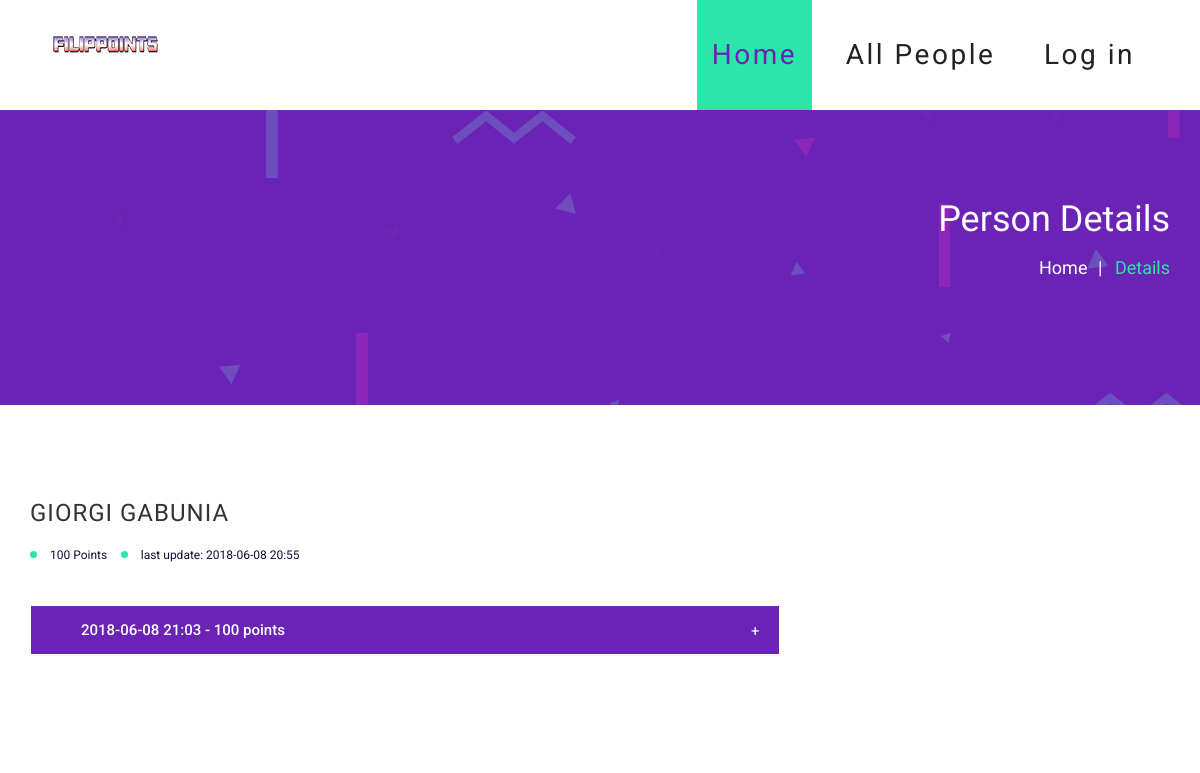
The app's page /details/1/, older data.
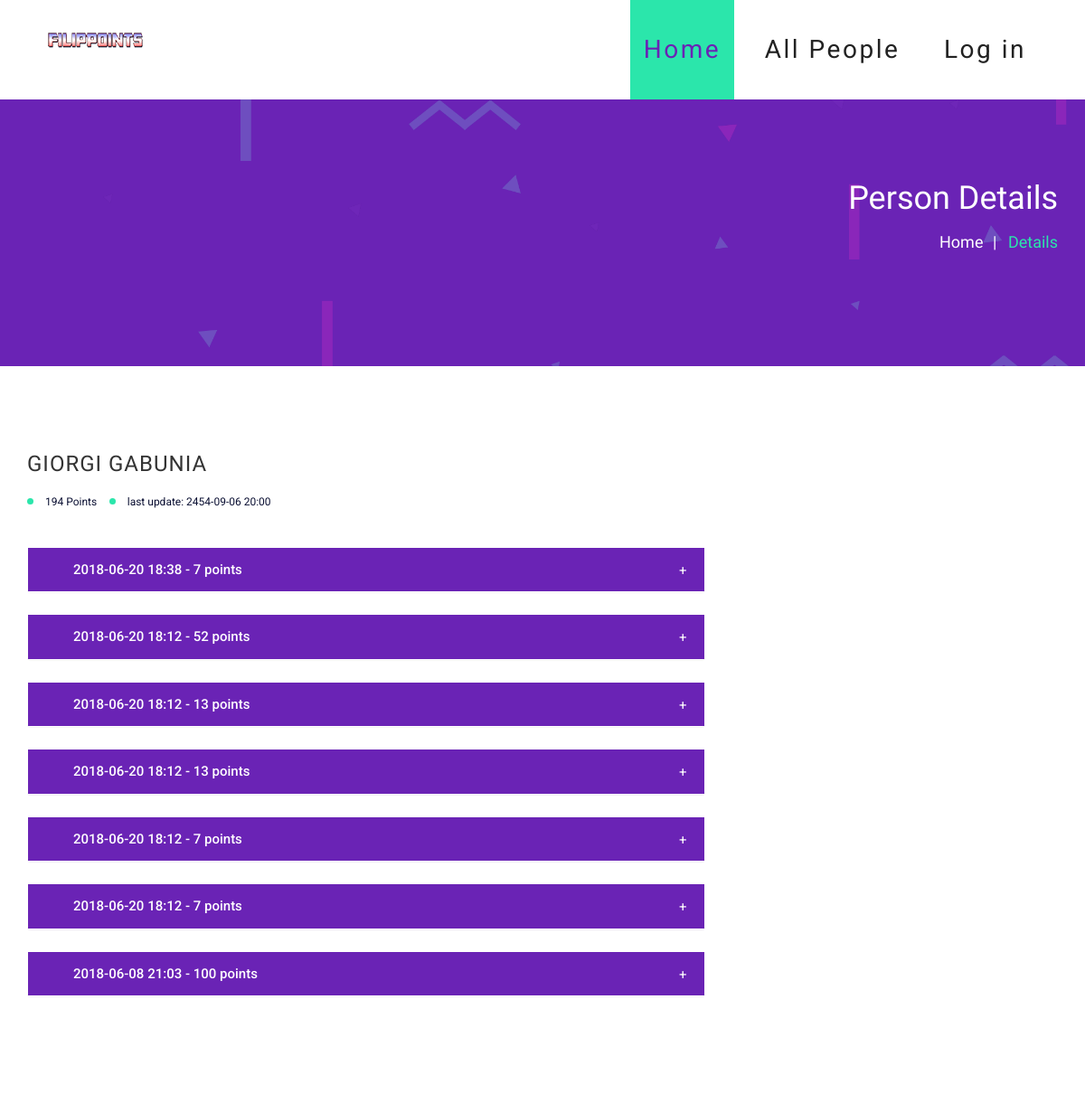
The same page, newer data.
### fp_app/models.py (models this page shows, shortened)
class Person(models.Model):
    first_name = models.CharField(max_length = 256)
    last_name = models.CharField(max_length = 256, blank = True)
    points = models.IntegerField(default = 0)
    last_update = models.DateTimeField(default = datetime.now)
    def __str__(self):
        return "{0} {1}".format(self.first_name, self.last_name)

class AddedPoints(models.Model):
    person = models.ForeignKey('Person', on_delete=models.CASCADE, related_name='points_history')
    description = models.TextField()
    awarded_points = models.IntegerField()
    date = models.DateTimeField(default = datetime.now)
    class Meta():
        ordering = ['-date']

### fp_app/views.py (the view)
# urls.py: path('details/<int:pk>/', views.PersonDetail.as_view(), name = "details"),
class PersonDetail(DetailView):
    model = models.Person

### fp_app/templates/fp_app/person_detail.html (shortened to what this page needs)
{% extends "base.html" %}
{% block content %}
	<div class="page-top-section">
		<div class="overlay"></div>
		<div class="container text-right">
			<div class="page-info">
				<h2>Person Details</h2>
				<div class="page-links">
					<a href="/">Home</a>
					<span>Details</span>
				</div>
			</div>
		</div>
	</div>
	<div class="page-section spad">
		<div class="container">
			<div class="row">
				<div class="col-md-8 col-sm-7 blog-posts">
					<div class="single-post">
						<div class="post-content">
							<h2 class="post-title">{{object}}</h2>
							<div class="post-meta">
								<a>{{object.points}} Points</a>
								<a>last update: {{object.last_update|date:'Y-m-d H:i'}}</a>
							</div>
							<div class="site-accordions">
                  {% if object.points_history.all %}
									<div class="panel-group" id="accordion">
                      {% for item in object.points_history.all %}
										<div class="panel">
											<div class="panel-heading">
												<h4 class="panel-title">  {{item.date|date:'Y-m-d H:i'}} - {{item.awarded_points}} points</h4>
												<a data-toggle="collapse" data-parent="#accordion" href="#accordion{{item.pk}}" class="collapsed" aria-expanded="false"></a>
											</div>
										</div>
                    {% endfor %}
									</div>
                  {% endif %}
								</div>
						</div>
					</div>
				</div>
				<div class="col-md-4 col-sm-5 sidebar">
				</div>
			</div>
		</div>
	</div>
{% endblock content %}

Row changes from the older to the newer data that the page shows:
changed Person "GIORGI GABUNIA": points "100" → "194"; last_update "2018-06-08 20:55" → "2454-09-06 20:00"
added AddedPoints: date "2018-06-20 18:38", awarded_points "7"
added AddedPoints: date "2018-06-20 18:12", awarded_points "52"
added AddedPoints: date "2018-06-20 18:12", awarded_points "13"
added AddedPoints: date "2018-06-20 18:12", awarded_points "13"
added AddedPoints: date "2018-06-20 18:12", awarded_points "7"
added AddedPoints: date "2018-06-20 18:12", awarded_points "7"
